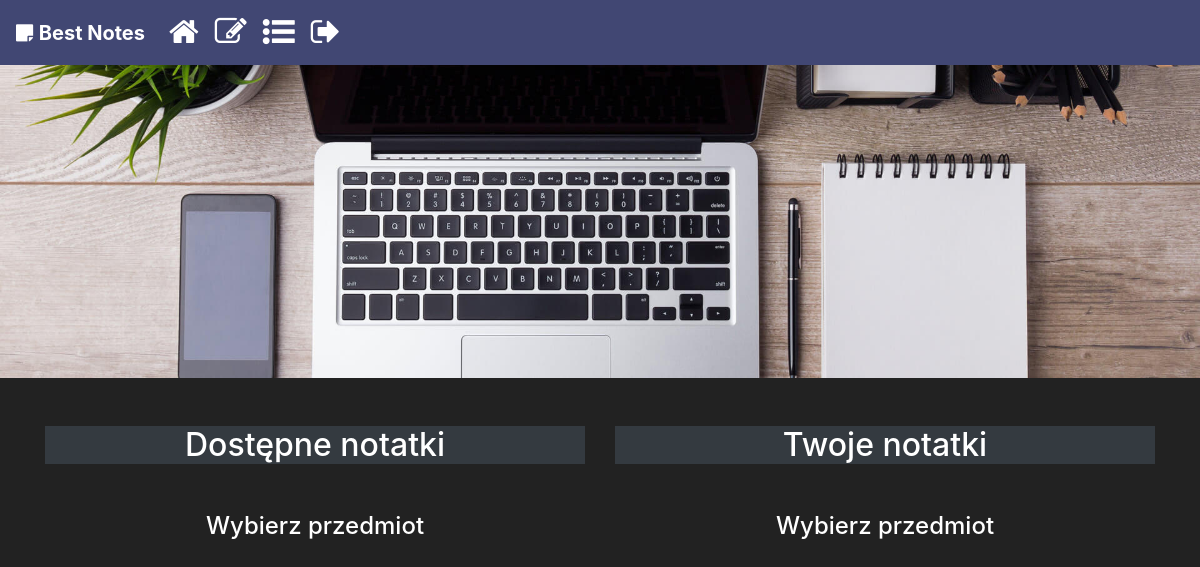
Page /bestnotes/subject/ (signed in) on the earlier database version.
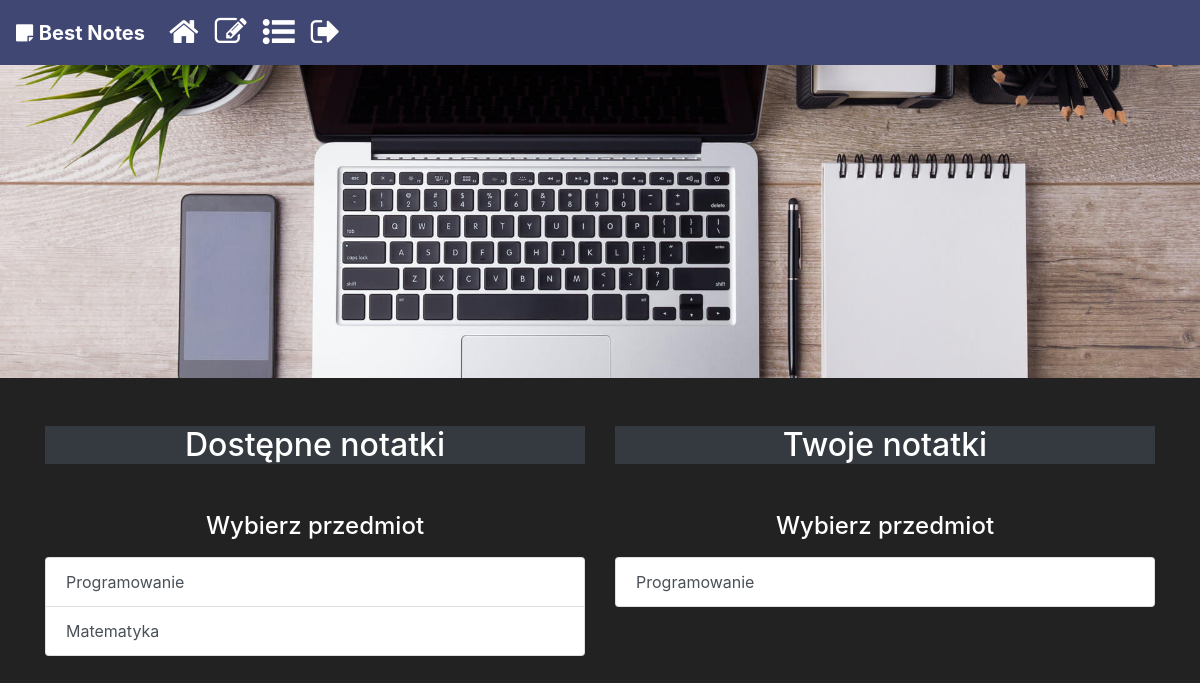
Same page on the later database version.
### bestnotes/models.py (models this page shows)
class Subject(models.Model):
    name = models.CharField(max_length=30)
    student = models.ForeignKey(StudentProfile, on_delete=models.CASCADE)

### bestnotes/views.py (the view)
# urls.py: path('subject/', views.subjects_all, name="subject"),
def subjects_all(request):
    all_subjects = Subject.objects.all()
    student_notes = Note.objects.all().filter(user__user__id=request.user.id)
    student_subjects = []
    for note in student_notes:
        student_subjects.append(note.topic.subject)
    context = {
        'subjects' : all_subjects,
        'student_subjects': set(student_subjects)
    }
    return render(request, "subjects.html", context)

### bestnotes/templates/subjects.html
{% extends 'base.html' %}
{% load static %}
{% block css %}
    <link rel="stylesheet" type="text/css" href="{% static 'profesor.css' %}">
{% endblock %}
{% block content %}
{% if user.is_authenticated %}
{% include 'navbar.html' %}
<div class="mb-5">
    <div>
        <img src="{% static 'laptop2.jpg' %}" class="w-100 img-fluid"/>
    </div>
</div>
<div class="container mb-5">
    <div class="row">
        <div class="col-sm-6 mb-5">
            <h2 class="text-white text-center mb-5 bg-dark" id="avaliable_notes">Dostępne notatki</h2>
            <h4 class="text-white text-center" id="choose_subject_all">Wybierz przedmiot</h4>
            <ul class="list-group cProductsList mt-3" id="list_all">
                {% for subject in subjects %}
                    <a href="/bestnotes/topics_by_subject_id/{{ subject.id }}" id="{{ subject.name }}{{subject.id}}" class="list-group-item list-group-item-action">{{ subject.name }}</a>
                {% endfor %}
            </ul>
        </div>
        <div class="col-sm-6">
            <h2 class="text-white text-center mb-5 bg-dark" id="your_notes">Twoje notatki</h2>
            <h4 class="text-white text-center" id="choose_subject_yours">Wybierz przedmiot</h4>
            <ul class="list-group cProductsList mt-3" id="list_yours">
                {% for subject in student_subjects %}
                    <a href="/bestnotes/topics_by_subject_id/{{ subject.id }}" id="{{ subject.name }}{{subject.id}}" class="list-group-item list-group-item-action">{{ subject.name }}</a>
                {% endfor %}
            </ul>
        </div>
    </div>
</div>
{% else %}
<a href="{% url 'login' %}">Zaloguj sie</a>
{% endif %}
{% endblock %}

Differences in the rows shown:
added Subject: name "Programowanie"
added Subject: name "Matematyka", shown under "Wybierz przedmiot"
